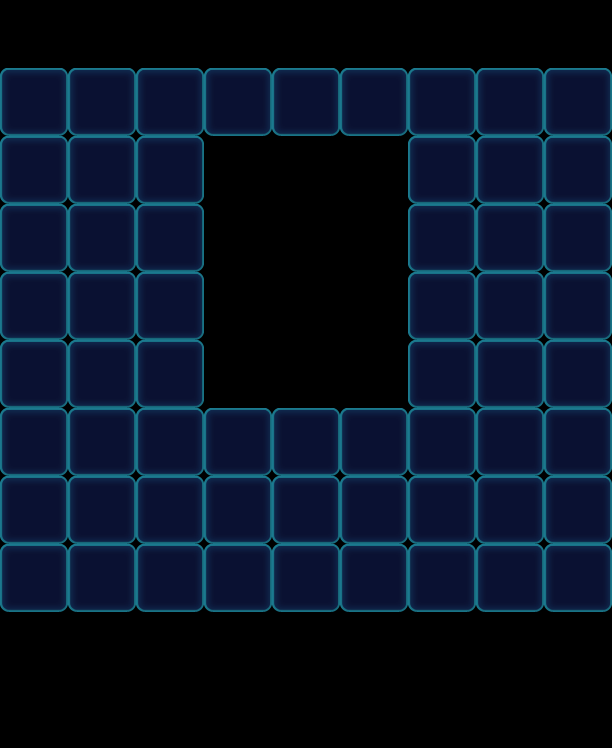

This game map was drawn from its Tiled (.tmx) file and the tilesets committed beside it. A one-line description and the trimmed map source follow:
An orthogonal 9x11 tile map with 68x68 px tiles, 1 tile layer (Valid), 2 tilesets and 81 objects (33x Floor, 18x Monster, 18x Lock, 12x Factory_Normal).

<map version="1.0" orientation="orthogonal" width="9" height="11" tilewidth="68" tileheight="68">
 <tileset firstgid="1" name="game_grid1" tilewidth="68" tileheight="68">
  <image source="game_grid1.png" width="68" height="68" />
 </tileset>
 <tileset firstgid="2" name="map" tilewidth="68" tileheight="68">
  <image source="map.png" width="1024" height="1024" />
 </tileset>
 <layer name="Valid" width="9" height="11">
  <data>[99 cells, 60 non-empty, 1 distinct tile ids]</data>
 </layer>
 <objectgroup name="BottomObj" width="9" height="11">
  <object name="Jelly2" type="Floor" gid="33" x="68" y="136">
   <properties>
    <property name="Layers" value="2" />
   </properties>
  </object>
  <object name="Jelly2" type="Floor" gid="33" x="68" y="340">
   <properties>
    <property name="Layers" value="2" />
   </properties>
  </object>
  <object name="Jelly2" type="Floor" gid="33" x="0" y="476">
   <properties>
    <property name="Layers" value="2" />
   </properties>
  </object>
  <object name="Jelly2" type="Floor" gid="33" x="0" y="544">
   <properties>
    <property name="Layers" value="2" />
   </properties>
  </object>
  <object name="Jelly2" type="Floor" gid="33" x="0" y="612">
   <properties>
    <property name="Layers" value="2" />
   </properties>
  </object>
  <object name="Jelly2" type="Floor" gid="33" x="136" y="612">
   <properties>
    <property name="Layers" value="2" />
   </properties>
  </object>
  <object name="Jelly2" type="Floor" gid="33" x="204" y="136">
   <properties>
    <property name="Layers" value="2" />
   </properties>
  </object>
  <object name="Jelly2" type="Floor" gid="33" x="136" y="544">
   <properties>
    <property name="Layers" value="2" />
   </properties>
  </object>
  <object name="Jelly2" type="Floor" gid="33" x="136" y="476">
   <properties>
    <property name="Layers" value="2" />
   </properties>
  </object>
  <object name="Jelly2" type="Floor" gid="33" x="476" y="340">
   <properties>
    <property name="Layers" value="2" />
   </properties>
  </object>
  <object name="Jelly2" type="Floor" gid="33" x="408" y="612">
   <properties>
    <property name="Layers" value="2" />
   </properties>
  </object>
  <object name="Jelly2" type="Floor" gid="33" x="340" y="136">
   <properties>
    <property name="Layers" value="2" />
   </properties>
  </object>
  <object name="Jelly2" type="Floor" gid="33" x="408" y="544">
   <properties>
    <property name="Layers" value="2" />
   </properties>
  </object>
  <object name="Jelly2" type="Floor" gid="33" x="408" y="476">
   <properties>
    <property name="Layers" value="2" />
   </properties>
  </object>
  <object name="Jelly2" type="Floor" gid="33" x="476" y="204">
   <properties>
    <property name="Layers" value="2" />
   </properties>
  </object>
  <object name="Jelly2" type="Floor" gid="33" x="544" y="612">
   <properties>
    <property name="Layers" value="2" />
   </properties>
  </object>
  <object name="Jelly2" type="Floor" gid="33" x="476" y="136">
   <properties>
    <property name="Layers" value="2" />
   </properties>
  </object>
  <object name="Jelly2" type="Floor" gid="33" x="544" y="544">
   <properties>
    <property name="Layers" value="2" />
   </properties>
  </object>
  <object name="Jelly2" type="Floor" gid="33" x="544" y="476">
   <properties>
    <property name="Layers" value="2" />
   </properties>
  </object>
  <object name="Jelly2" type="Floor" gid="33" x="68" y="476">
   <properties>
    <property name="Layers" value="2" />
   </properties>
  </object>
  <object name="Jelly2" type="Floor" gid="33" x="68" y="612">
   <properties>
    <property name="Layers" value="2" />
   </properties>
  </object>
  <object name="Jelly2" type="Floor" gid="33" x="68" y="544">
   <properties>
    <property name="Layers" value="2" />
   </properties>
  </object>
  <object name="Jelly2" type="Floor" gid="33" x="136" y="136">
   <properties>
    <property name="Layers" value="2" />
   </properties>
  </object>
  <object name="Jelly2" type="Floor" gid="33" x="68" y="204">
   <properties>
    <property name="Layers" value="2" />
   </properties>
  </object>
  <object name="Jelly2" type="Floor" gid="33" x="476" y="408">
   <properties>
    <property name="Layers" value="2" />
   </properties>
  </object>
  <object name="Jelly2" type="Floor" gid="33" x="68" y="272">
   <properties>
    <property name="Layers" value="2" />
   </properties>
  </object>
  <object name="Jelly2" type="Floor" gid="33" x="68" y="408">
   <properties>
    <property name="Layers" value="2" />
   </properties>
  </object>
  <object name="Jelly2" type="Floor" gid="33" x="272" y="136">
   <properties>
    <property name="Layers" value="2" />
   </properties>
  </object>
  <object name="Jelly2" type="Floor" gid="33" x="476" y="476">
   <properties>
    <property name="Layers" value="2" />
   </properties>
  </object>
  <object name="Jelly2" type="Floor" gid="33" x="476" y="272">
   <properties>
    <property name="Layers" value="2" />
   </properties>
  </object>
  <object name="Jelly2" type="Floor" gid="33" x="476" y="612">
   <properties>
    <property name="Layers" value="2" />
   </properties>
  </object>
  <object name="Jelly2" type="Floor" gid="33" x="476" y="544">
   <properties>
    <property name="Layers" value="2" />
   </properties>
  </object>
  <object name="Jelly2" type="Floor" gid="33" x="408" y="136">
   <properties>
    <property name="Layers" value="2" />
   </properties>
  </object>
 </objectgroup>
 <objectgroup name="MiddleObj" width="9" height="11">
  <object name="Monster" type="Monster" gid="3" x="544" y="476">
   <properties>
    <property name="Color" value="Green" />
   </properties>
  </object>
  <object name="Monster" type="Monster" gid="3" x="544" y="612">
   <properties>
    <property name="Color" value="Green" />
   </properties>
  </object>
  <object name="Monster" type="Monster" gid="3" x="68" y="544">
   <properties>
    <property name="Color" value="Green" />
   </properties>
  </object>
  <object name="Monster" type="Monster" gid="3" x="0" y="612">
   <properties>
    <property name="Color" value="Green" />
   </properties>
  </object>
  <object name="Monster" type="Monster" gid="18" x="408" y="544">
   <properties>
    <property name="Color" value="Pink" />
   </properties>
  </object>
  <object name="Monster" type="Monster" gid="18" x="136" y="612">
   <properties>
    <property name="Color" value="Pink" />
   </properties>
  </object>
  <object name="Monster" type="Monster" gid="18" x="136" y="544">
   <properties>
    <property name="Color" value="Pink" />
   </properties>
  </object>
  <object name="Monster" type="Monster" gid="2" x="408" y="612">
   <properties>
    <property name="Color" value="Blue" />
   </properties>
  </object>
  <object name="Monster" type="Monster" gid="2" x="408" y="476">
   <properties>
    <property name="Color" value="Blue" />
   </properties>
  </object>
  <object name="Monster" type="Monster" gid="2" x="136" y="476">
   <properties>
    <property name="Color" value="Blue" />
   </properties>
  </object>
  <object name="Monster" type="Monster" gid="2" x="68" y="612">
   <properties>
    <property name="Color" value="Blue" />
   </properties>
  </object>
  <object name="Monster" type="Monster" gid="19" x="68" y="476">
   <properties>
    <property name="Color" value="Yellow" />
   </properties>
  </object>
  <object name="Monster" type="Monster" gid="19" x="0" y="544">
   <properties>
    <property name="Color" value="Yellow" />
   </properties>
  </object>
  <object name="Monster" type="Monster" gid="19" x="476" y="544">
   <properties>
    <property name="Color" value="Yellow" />
   </properties>
  </object>
  </objectgroup>
 <objectgroup color="#000000" name="TopObj" width="9" height="11">
  <!-- 30 objects omitted --></objectgroup>
 <objectgroup color="#0000ff" name="CeilObj" width="9" height="11" />
</map>
<!-- 34 of 81 objects omitted -->
